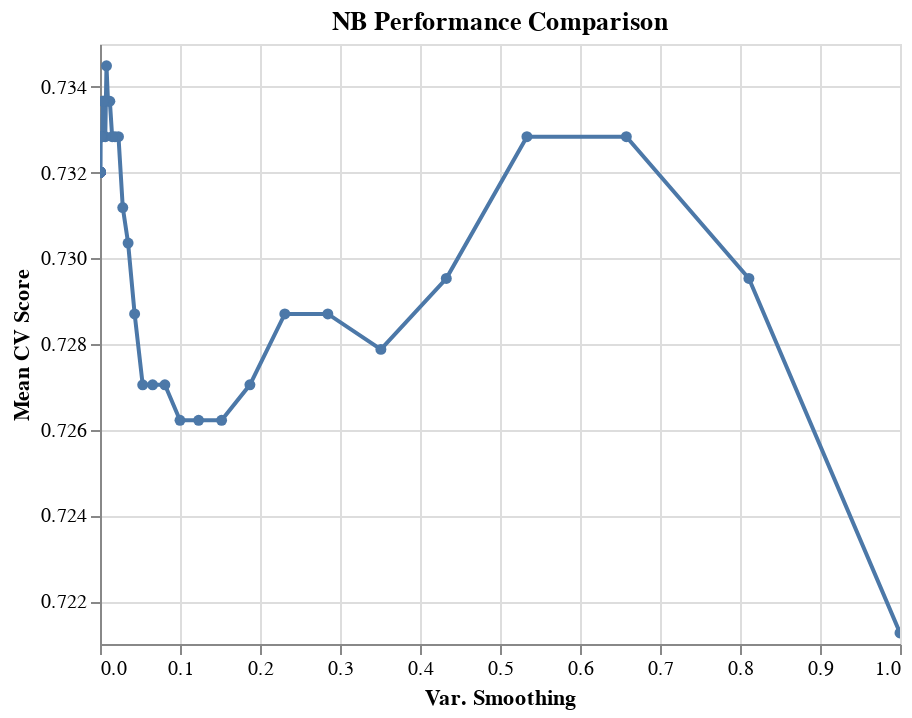

Notebook source saved alongside this figure:
### Code cell
results_NB = pd.DataFrame(gs_NB.cv_results_['params'])
results_NB['test_score'] = gs_NB.cv_results_['mean_test_score']
alt.Chart(results_NB, 
          title='NB Performance Comparison'
         ).mark_line(point=True).encode(
    alt.X('var_smoothing', title='Var. Smoothing'),
    alt.Y('test_score', title='Mean CV Score', scale=alt.Scale(zero=False))
).interactive()

### Figure 1 — Vega-Lite specification as saved in the notebook (floating-point values rounded to 4 significant figures)
{"config": {"view": {"continuousWidth": 400, "continuousHeight": 300}}, "data": {"name": "data-d30df5dccc494810f65390c09e1da422"}, "mark": {"type": "line", "point": true}, "encoding": {"x": {"type": "quantitative", "field": "var_smoothing", "title": "Var. Smoothing"}, "y": {"type": "quantitative", "field": "test_score", "scale": {"zero": false}, "title": "Mean CV Score"}}, "selection": {"selector002": {"type": "interval", "bind": "scales", "encodings": ["x", "y"]}}, "title": "NB Performance Comparison", "$schema": "https://vega.github.io/schema/vega-lite/v4.8.1.json", "datasets": {"data-d30df5dccc494810f65390c09e1da422": [{"var_smoothing": 1.0, "test_score": 0.7213}, {"var_smoothing": 0.8111, "test_score": 0.7295}, {"var_smoothing": 0.6579, "test_score": 0.7328}, {"var_smoothing": 0.5337, "test_score": 0.7328}, {"var_smoothing": 0.4329, "test_score": 0.7295}, {"var_smoothing": 0.3511, "test_score": 0.7279}, {"var_smoothing": 0.2848, "test_score": 0.7287}, {"var_smoothing": 0.231, "test_score": 0.7287}, {"var_smoothing": 0.1874, "test_score": 0.727}, {"var_smoothing": 0.152, "test_score": 0.7262}, {"var_smoothing": 0.1233, "test_score": 0.7262}, {"var_smoothing": 0.1, "test_score": 0.7262}, {"var_smoothing": 0.08111, "test_score": 0.727}, {"var_smoothing": 0.06579, "test_score": 0.727}, {"var_smoothing": 0.05337, "test_score": 0.727}, {"var_smoothing": 0.04329, "test_score": 0.7287}, {"var_smoothing": 0.03511, "test_score": 0.7304}, {"var_smoothing": 0.02848, "test_score": 0.7312}, {"var_smoothing": 0.0231, "test_score": 0.7328}, {"var_smoothing": 0.01874, "test_score": 0.7328}, {"var_smoothing": 0.0152, "test_score": 0.7328}, {"var_smoothing": 0.01233, "test_score": 0.7337}, {"var_smoothing": 0.01, "test_score": 0.7337}, {"var_smoothing": 0.008111, "test_score": 0.7345}, {"var_smoothing": 0.006579, "test_score": 0.7328}, {"var_smoothing": 0.005337, "test_score": 0.7337}, {"var_smoothing": 0.004329, "test_score": 0.7337}, {"var_smoothing": 0.003511, "test_score": 0.7337}, {"var_smoothing": 0.002848, "test_score": 0.7328}, {"var_smoothing": 0.00231, "test_score": 0.7328}, {"var_smoothing": 0.001874, "test_score": 0.7328}, {"var_smoothing": 0.00152, "test_score": 0.7328}, {"var_smoothing": 0.001233, "test_score": 0.7328}, {"var_smoothing": 0.001, "test_score": 0.7328}, {"var_smoothing": 0.0008111, "test_score": 0.7328}, {"var_smoothing": 0.0006579, "test_score": 0.732}, {"var_smoothing": 0.0005337, "test_score": 0.732}, {"var_smoothing": 0.0004329, "test_score": 0.732}, {"var_smoothing": 0.0003511, "test_score": 0.732}, {"var_smoothing": 0.0002848, "test_score": 0.732}, {"var_smoothing": 0.000231, "test_score": 0.732}, {"var_smoothing": 0.0001874, "test_score": 0.732}, {"var_smoothing": 0.000152, "test_score": 0.732}, {"var_smoothing": 0.0001233, "test_score": 0.732}, {"var_smoothing": 0.0001, "test_score": 0.732}, {"var_smoothing": 8.111e-05, "test_score": 0.732}, {"var_smoothing": 6.579e-05, "test_score": 0.732}, {"var_smoothing": 5.337e-05, "test_score": 0.732}, {"var_smoothing": 4.329e-05, "test_score": 0.732}, {"var_smoothing": 3.511e-05, "test_score": 0.732}, {"var_smoothing": 2.848e-05, "test_score": 0.732}, {"var_smoothing": 2.31e-05, "test_score": 0.732}, {"var_smoothing": 1.874e-05, "test_score": 0.732}, {"var_smoothing": 1.52e-05, "test_score": 0.732}, {"var_smoothing": 1.233e-05, "test_score": 0.732}, {"var_smoothing": 1e-05, "test_score": 0.732}, {"var_smoothing": 8.111e-06, "test_score": 0.732}, {"var_smoothing": 6.579e-06, "test_score": 0.732}, {"var_smoothing": 5.337e-06, "test_score": 0.732}, {"var_smoothing": 4.329e-06, "test_score": 0.732}, {"var_smoothing": 3.511e-06, "test_score": 0.732}, {"var_smoothing": 2.848e-06, "test_score": 0.732}, {"var_smoothing": 2.31e-06, "test_score": 0.732}, {"var_smoothing": 1.874e-06, "test_score": 0.732}, {"var_smoothing": 1.52e-06, "test_score": 0.732}, {"var_smoothing": 1.233e-06, "test_score": 0.732}, {"var_smoothing": 1e-06, "test_score": 0.732}, {"var_smoothing": 8.111e-07, "test_score": 0.732}, {"var_smoothing": 6.579e-07, "test_score": 0.732}, {"var_smoothing": 5.337e-07, "test_score": 0.732}, {"var_smoothing": 4.329e-07, "test_score": 0.732}, {"var_smoothing": 3.511e-07, "test_score": 0.732}, {"var_smoothing": 2.848e-07, "test_score": 0.732}, {"var_smoothing": 2.31e-07, "test_score": 0.732}, {"var_smoothing": 1.874e-07, "test_score": 0.732}, {"var_smoothing": 1.52e-07, "test_score": 0.732}, {"var_smoothing": 1.233e-07, "test_score": 0.732}, {"var_smoothing": 1e-07, "test_score": 0.732}, {"var_smoothing": 8.111e-08, "test_score": 0.732}, {"var_smoothing": 6.579e-08, "test_score": 0.732}, {"var_smoothing": 5.337e-08, "test_score": 0.732}, {"var_smoothing": 4.329e-08, "test_score": 0.732}, {"var_smoothing": 3.511e-08, "test_score": 0.732}, {"var_smoothing": 2.848e-08, "test_score": 0.732}, {"var_smoothing": 2.31e-08, "test_score": 0.732}, {"var_smoothing": 1.874e-08, "test_score": 0.732}, {"var_smoothing": 1.52e-08, "test_score": 0.732}, {"var_smoothing": 1.233e-08, "test_score": 0.732}, {"var_smoothing": 1e-08, "test_score": 0.732}, {"var_smoothing": 8.111e-09, "test_score": 0.732}, {"var_smoothing": 6.579e-09, "test_score": 0.732}, {"var_smoothing": 5.337e-09, "test_score": 0.732}, {"var_smoothing": 4.329e-09, "test_score": 0.732}, {"var_smoothing": 3.511e-09, "test_score": 0.732}, {"var_smoothing": 2.848e-09, "test_score": 0.732}, {"var_smoothing": 2.31e-09, "test_score": 0.732}, {"var_smoothing": 1.874e-09, "test_score": 0.732}, {"var_smoothing": 1.52e-09, "test_score": 0.732}, {"var_smoothing": 1.233e-09, "test_score": 0.732}, {"var_smoothing": 1e-09, "test_score": 0.732}]}}
